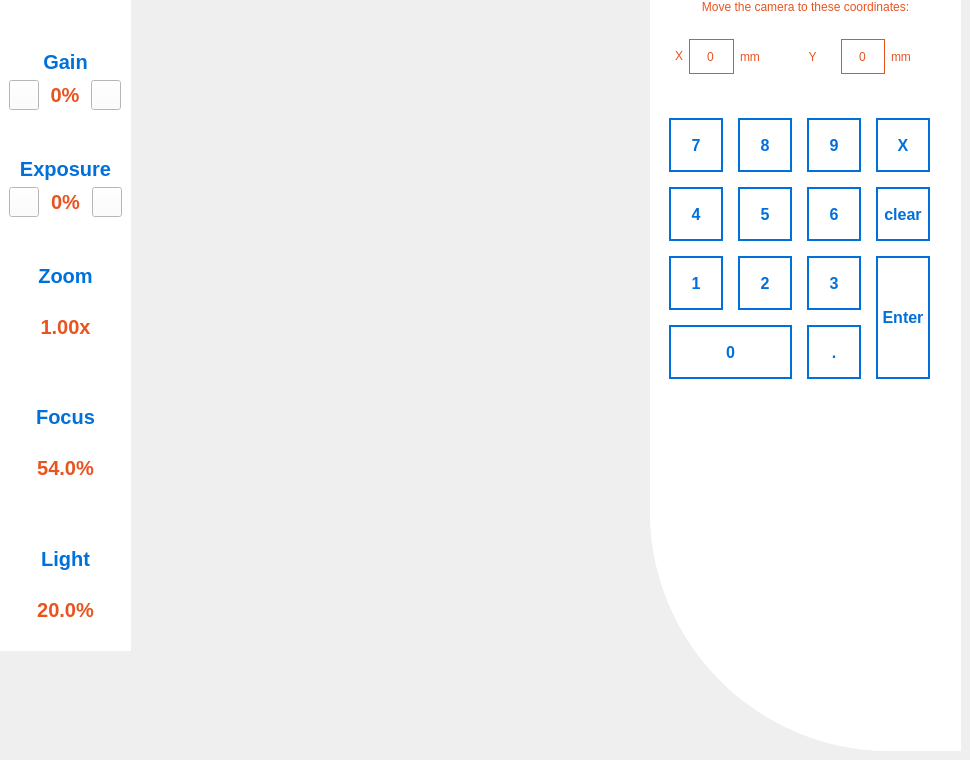
       <widget class="QWidget" name="visioRight" native="true">
        <property name="styleSheet">
         <string notr="true"/>
        </property>
        <widget class="NavButton" name="gotoRight" native="true">
         <property name="geometry">
          <rect>
           <x>230</x>
           <y>600</y>
           <width>90</width>
           <height>90</height>
          </rect>
         </property>
         <property name="styleSheet">
          <string notr="true"/>
         </property>
        </widget>
        <widget class="NavButton" name="pickUpRight" native="true">
         <property name="geometry">
          <rect>
           <x>360</x>
           <y>600</y>
           <width>90</width>
           <height>90</height>
          </rect>
         </property>
        </widget>
        <widget class="NavButton" name="speedCamRight" native="true">
         <property name="geometry">
          <rect>
           <x>490</x>
           <y>600</y>
           <width>90</width>
           <height>90</height>
          </rect>
         </property>
        </widget>
        <widget class="NavButton" name="moveCamRight" native="true">
         <property name="geometry">
          <rect>
           <x>830</x>
           <y>600</y>
           <width>90</width>
           <height>90</height>
          </rect>
         </property>
        </widget>
        <widget class="QFrame" name="configCamRightFrame">
         <property name="geometry">
          <rect>
           <x>0</x>
           <y>0</y>
           <width>131</width>
           <height>651</height>
          </rect>
         </property>
         <property name="styleSheet">
          <string notr="true">background-color: #fff;</string>
         </property>
         <layout class="QVBoxLayout" name="verticalLayout_5">
          <item>
           <widget class="QLabel" name="label_17">
            <property name="styleSheet">
             <string notr="true">color: #0070DB;
font-size: 20px;
font-weight: 700;</string>
            </property>
            <property name="text">
             <string>Gain</string>
            </property>
            <property name="alignment">
             <set>Qt::AlignmentFlag::AlignBottom|Qt::AlignmentFlag::AlignHCenter</set>
            </property>
           </widget>
          </item>
          <item>
           <layout class="QHBoxLayout" name="horizontalLayout_7">
            <property name="spacing">
             <number>1</number>
            </property>
            <item>
             <widget class="QPushButton" name="pushButton_5">
              <property name="sizePolicy">
               <sizepolicy hsizetype="Fixed" vsizetype="Fixed">
                <horstretch>0</horstretch>
                <verstretch>0</verstretch>
               </sizepolicy>
              </property>
              <property name="maximumSize">
               <size>
                <width>30</width>
                <height>30</height>
               </size>
              </property>
              <property name="text">
               <string/>
              </property>
              <property name="icon">
               <iconset resource="../../resources.qrc">
                <normaloff>:/icons/moins-wafer-circle.svg</normaloff>:/icons/moins-wafer-circle.svg</iconset>
              </property>
              <property name="iconSize">
               <size>
                <width>30</width>
                <height>30</height>
               </size>
              </property>
             </widget>
            </item>
            <item>
             <widget class="QLabel" name="label_18">
              <property name="sizePolicy">
               <sizepolicy hsizetype="Fixed" vsizetype="Fixed">
                <horstretch>0</horstretch>
                <verstretch>0</verstretch>
               </sizepolicy>
              </property>
              <property name="maximumSize">
               <size>
                <width>50</width>
                <height>50</height>
               </size>
              </property>
              <property name="styleSheet">
               <string notr="true">color: #E85420;
font-size: 20px;
font-weight: 700;</string>
              </property>
              <property name="text">
               <string>0%</string>
              </property>
              <property name="alignment">
               <set>Qt::AlignmentFlag::AlignCenter</set>
              </property>
             </widget>
            </item>
            <item>
             <widget class="QPushButton" name="pushButton_6">
              <property name="sizePolicy">
               <sizepolicy hsizetype="Fixed" vsizetype="Fixed">
                <horstretch>0</horstretch>
                <verstretch>0</verstretch>
               </sizepolicy>
              </property>
              <property name="maximumSize">
               <size>
                <width>30</width>
                <height>30</height>
               </size>
              </property>
              <property name="text">
               <string/>
              </property>
              <property name="icon">
               <iconset resource="../../resources.qrc">
                <normaloff>:/icons/plus-wafer-circle.svg</normaloff>:/icons/plus-wafer-circle.svg</iconset>
              </property>
              <property name="iconSize">
               <size>
                <width>30</width>
                <height>30</height>
               </size>
              </property>
             </widget>
            </item>
           </layout>
          </item>
          <item>
           <widget class="QLabel" name="label_19">
            <property name="styleSheet">
             <string notr="true">color: #0070DB;
font-size: 20px;
font-weight: 700;</string>
            </property>
            <property name="text">
             <string>Exposure</string>
            </property>
            <property name="alignment">
             <set>Qt::AlignmentFlag::AlignBottom|Qt::AlignmentFlag::AlignHCenter</set>
            </property>
           </widget>
          </item>
          <item>
           <layout class="QHBoxLayout" name="horizontalLayout_8">
            <item>
             <widget class="QPushButton" name="pushButton_7">
              <property name="sizePolicy">
               <sizepolicy hsizetype="Fixed" vsizetype="Fixed">
                <horstretch>0</horstretch>
                <verstretch>0</verstretch>
               </sizepolicy>
              </property>
              <property name="maximumSize">
               <size>
                <width>30</width>
                <height>30</height>
               </size>
              </property>
              <property name="text">
               <string/>
              </property>
              <property name="icon">
               <iconset resource="../../resources.qrc">
                <normaloff>:/icons/moins-wafer-circle.svg</normaloff>:/icons/moins-wafer-circle.svg</iconset>
              </property>
              <property name="iconSize">
               <size>
                <width>30</width>
                <height>30</height>
               </size>
              </property>
             </widget>
            </item>
            <item>
             <widget class="QLabel" name="label_20">
              <property name="sizePolicy">
               <sizepolicy hsizetype="Fixed" vsizetype="Fixed">
                <horstretch>0</horstretch>
                <verstretch>0</verstretch>
               </sizepolicy>
              </property>
              <property name="maximumSize">
               <size>
                <width>50</width>
                <height>50</height>
               </size>
              </property>
              <property name="styleSheet">
               <string notr="true">color: #E85420;
font-size: 20px;
font-weight: 700;</string>
              </property>
              <property name="text">
               <string>0%</string>
              </property>
              <property name="alignment">
               <set>Qt::AlignmentFlag::AlignCenter</set>
              </property>
             </widget>
            </item>
            <item>
             <widget class="QPushButton" name="pushButton_8">
              <property name="sizePolicy">
               <sizepolicy hsizetype="Fixed" vsizetype="Fixed">
                <horstretch>0</horstretch>
                <verstretch>0</verstretch>
               </sizepolicy>
              </property>
              <property name="maximumSize">
               <size>
                <width>30</width>
                <height>30</height>
               </size>
              </property>
              <property name="text">
               <string/>
              </property>
              <property name="icon">
               <iconset resource="../../resources.qrc">
                <normaloff>:/icons/plus-wafer-circle.svg</normaloff>:/icons/plus-wafer-circle.svg</iconset>
              </property>
              <property name="iconSize">
               <size>
                <width>30</width>
                <height>30</height>
               </size>
              </property>
             </widget>
            </item>
           </layout>
          </item>
          <item>
           <widget class="QLabel" name="label_21">
            <property name="styleSheet">
             <string notr="true">color: #0070DB;
font-size: 20px;
font-weight: 700;</string>
            </property>
            <property name="text">
             <string>Zoom</string>
            </property>
            <property name="alignment">
             <set>Qt::AlignmentFlag::AlignBottom|Qt::AlignmentFlag::AlignHCenter</set>
            </property>
           </widget>
          </item>
          <item>
           <widget class="QLabel" name="label_22">
            <property name="styleSheet">
             <string notr="true">color: #E85420;
font-size: 20px;
font-weight: 700;</string>
            </property>
            <property name="text">
             <string>1.00x</string>
            </property>
            <property name="alignment">
             <set>Qt::AlignmentFlag::AlignCenter</set>
            </property>
           </widget>
          </item>
          <item>
           <widget class="QLabel" name="label_23">
            <property name="styleSheet">
             <string notr="true">color: #0070DB;
font-size: 20px;
font-weight: 700;</string>
            </property>
            <property name="text">
             <string>Focus</string>
            </property>
            <property name="alignment">
             <set>Qt::AlignmentFlag::AlignBottom|Qt::AlignmentFlag::AlignHCenter</set>
            </property>
           </widget>
          </item>
          <item>
           <widget class="QLabel" name="label_24">
            <property name="styleSheet">
             <string notr="true">color: #E85420;
font-size: 20px;
font-weight: 700;</string>
            </property>
            <property name="text">
             <string>54.0%</string>
            </property>
            <property name="alignment">
             <set>Qt::AlignmentFlag::AlignCenter</set>
            </property>
           </widget>
          </item>
          <item>
           <widget class="QLabel" name="label_25">
            <property name="styleSheet">
             <string notr="true">color: #0070DB;
font-size: 20px;
font-weight: 700;</string>
            </property>
            <property name="text">
             <string>Light</string>
            </property>
            <property name="alignment">
             <set>Qt::AlignmentFlag::AlignBottom|Qt::AlignmentFlag::AlignHCenter</set>
            </property>
           </widget>
          </item>
          <item>
           <widget class="QLabel" name="label_26">
            <property name="styleSheet">
             <string notr="true">color: #E85420;
font-size: 20px;
font-weight: 700;</string>
            </property>
            <property name="text">
             <string>20.0%</string>
            </property>
            <property name="alignment">
             <set>Qt::AlignmentFlag::AlignCenter</set>
            </property>
           </widget>
          </item>
         </layout>
        </widget>
        <widget class="QWidget" name="moveRightCamWidget" native="true">
         <property name="geometry">
          <rect>
           <x>650</x>
           <y>0</y>
           <width>311</width>
           <height>751</height>
          </rect>
         </property>
         <property name="styleSheet">
          <string notr="true">background-color: #FFF;
border-bottom-left-radius: 240px;</string>
         </property>
         <layout class="QVBoxLayout" name="verticalLayout_7" stretch="0,5,45">
          <item>
           <widget class="QLabel" name="label_32">
            <property name="maximumSize">
             <size>
              <width>16777215</width>
              <height>16777215</height>
             </size>
            </property>
            <property name="styleSheet">
             <string notr="true">text-align: left;
font: normal normal bold 15px/15px Arial;
letter-spacing: 0px;
color: #E85420;
opacity: 1;</string>
            </property>
            <property name="text">
             <string>Move the camera to these coordinates:</string>
            </property>
            <property name="alignment">
             <set>Qt::AlignmentFlag::AlignCenter</set>
            </property>
            <property name="wordWrap">
             <bool>true</bool>
            </property>
           </widget>
          </item>
          <item>
           <layout class="QHBoxLayout" name="horizontalLayout_10">
            <property name="leftMargin">
             <number>25</number>
            </property>
            <property name="rightMargin">
             <number>25</number>
            </property>
            <item>
             <widget class="QLabel" name="label_33">
              <property name="sizePolicy">
               <sizepolicy hsizetype="Fixed" vsizetype="Fixed">
                <horstretch>0</horstretch>
                <verstretch>0</verstretch>
               </sizepolicy>
              </property>
              <property name="styleSheet">
               <string notr="true">text-align: left;
font: normal normal 20px/20px Arial;
letter-spacing: 0px;
color: #E85420;
opacity: 1;</string>
              </property>
              <property name="text">
               <string>X</string>
              </property>
             </widget>
            </item>
            <item>
             <widget class="QSpinBox" name="spinBox_3">
              <property name="sizePolicy">
               <sizepolicy hsizetype="Fixed" vsizetype="Fixed">
                <horstretch>0</horstretch>
                <verstretch>0</verstretch>
               </sizepolicy>
              </property>
              <property name="maximumSize">
               <size>
                <width>63</width>
                <height>35</height>
               </size>
              </property>
              <property name="styleSheet">
               <string notr="true">border: 1px solid #E85420;
text-align: center;
font: normal normal bold 15px/19px Arial;
letter-spacing: 0px;
color: #E85420;
</string>
              </property>
              <property name="alignment">
               <set>Qt::AlignmentFlag::AlignCenter</set>
              </property>
              <property name="buttonSymbols">
               <enum>QAbstractSpinBox::ButtonSymbols::NoButtons</enum>
              </property>
             </widget>
            </item>
            <item>
             <widget class="QLabel" name="label_34">
              <property name="styleSheet">
               <string notr="true">text-align: left;
font: normal normal 20px/20px Arial;
letter-spacing: 0px;
color: #E85420;
opacity: 1;</string>
              </property>
              <property name="text">
               <string>mm</string>
              </property>
             </widget>
            </item>
            <item>
             <widget class="QLabel" name="label_35">
              <property name="styleSheet">
               <string notr="true">text-align: left;
font: normal normal 20px/20px Arial;
letter-spacing: 0px;
color: #E85420;
opacity: 1;</string>
              </property>
              <property name="text">
               <string>Y</string>
              </property>
              <property name="alignment">
               <set>Qt::AlignmentFlag::AlignCenter</set>
              </property>
             </widget>
            </item>
            <item>
             <widget class="QSpinBox" name="spinBox_4">
              <property name="sizePolicy">
               <sizepolicy hsizetype="Fixed" vsizetype="Fixed">
                <horstretch>0</horstretch>
                <verstretch>0</verstretch>
               </sizepolicy>
              </property>
              <property name="maximumSize">
               <size>
                <width>63</width>
                <height>35</height>
               </size>
              </property>
              <property name="styleSheet">
               <string notr="true">border: 1px solid #E85420;
text-align: center;
font: normal normal bold 15px/19px Arial;
letter-spacing: 0px;
color: #E85420;
</string>
              </property>
              <property name="alignment">
               <set>Qt::AlignmentFlag::AlignCenter</set>
              </property>
              <property name="buttonSymbols">
               <enum>QAbstractSpinBox::ButtonSymbols::NoButtons</enum>
              </property>
             </widget>
            </item>
            <item>
             <widget class="QLabel" name="label_36">
              <property name="styleSheet">
               <string notr="true">text-align: left;
font: normal normal 20px/20px Arial;
letter-spacing: 0px;
color: #E85420;
opacity: 1;</string>
              </property>
              <property name="text">
               <string>mm</string>
              </property>
             </widget>
            </item>
           </layout>
          </item>
          <item>
           <widget class="QWidget" name="widget_2" native="true">
            <property name="layoutDirection">
             <enum>Qt::LayoutDirection::LeftToRight</enum>
            </property>
            <property name="styleSheet">
             <string notr="true">QPushButton {
border: 2px solid #0070DB;
background-color: #ffffff;
color: #0070DB;
font: 16px;
font-weight: 700;
font-family: arial;
width: 50px;
height: 50px;

}</string>
            </property>
            <widget class="QWidget" name="formLayoutWidget_2">
             <property name="geometry">
              <rect>
               <x>10</x>
               <y>10</y>
               <width>281</width>
               <height>281</height>
              </rect>
             </property>
             <layout class="QGridLayout" name="gridLayout_3">
              <item row="0" column="0">
               <widget class="QPushButton" name="btn7_d">
                <property name="sizePolicy">
                 <sizepolicy hsizetype="Fixed" vsizetype="Fixed">
                  <horstretch>0</horstretch>
                  <verstretch>0</verstretch>
                 </sizepolicy>
                </property>
                <property name="focusPolicy">
                 <enum>Qt::FocusPolicy::NoFocus</enum>
                </property>
                <property name="styleSheet">
                 <string notr="true"/>
                </property>
                <property name="text">
                 <string>7</string>
                </property>
               </widget>
              </item>
              <item row="1" column="1">
               <widget class="QPushButton" name="btn5_d">
                <property name="focusPolicy">
                 <enum>Qt::FocusPolicy::NoFocus</enum>
                </property>
                <property name="text">
                 <string>5</string>
                </property>
               </widget>
              </item>
              <item row="0" column="3">
               <widget class="QPushButton" name="btnBackspace_d">
                <property name="sizePolicy">
                 <sizepolicy hsizetype="Fixed" vsizetype="Fixed">
                  <horstretch>0</horstretch>
                  <verstretch>0</verstretch>
                 </sizepolicy>
                </property>
                <property name="focusPolicy">
                 <enum>Qt::FocusPolicy::NoFocus</enum>
                </property>
                <property name="text">
                 <string>X</string>
                </property>
               </widget>
              </item>
              <item row="3" column="2">
               <widget class="QPushButton" name="btnPoint_d">
                <property name="focusPolicy">
                 <enum>Qt::FocusPolicy::NoFocus</enum>
                </property>
                <property name="text">
                 <string>.</string>
                </property>
               </widget>
              </item>
              <item row="2" column="0">
               <widget class="QPushButton" name="btn1_d">
                <property name="focusPolicy">
                 <enum>Qt::FocusPolicy::NoFocus</enum>
                </property>
                <property name="text">
                 <string>1</string>
                </property>
               </widget>
              </item>
              <item row="1" column="0">
               <widget class="QPushButton" name="btn4_d">
                <property name="focusPolicy">
                 <enum>Qt::FocusPolicy::NoFocus</enum>
                </property>
                <property name="text">
                 <string>4</string>
                </property>
               </widget>
              </item>
              <item row="1" column="2">
               <widget class="QPushButton" name="btn6_d">
                <property name="focusPolicy">
                 <enum>Qt::FocusPolicy::NoFocus</enum>
                </property>
                <property name="text">
                 <string>6</string>
                </property>
               </widget>
              </item>
              <item row="2" column="3" rowspan="2">
               <widget class="QPushButton" name="btnEnter_d">
                <property name="sizePolicy">
                 <sizepolicy hsizetype="Fixed" vsizetype="Fixed">
                  <horstretch>0</horstretch>
                  <verstretch>0</verstretch>
                 </sizepolicy>
                </property>
                <property name="maximumSize">
                 <size>
                  <width>16777215</width>
                  <height>140</height>
                 </size>
                </property>
                <property name="focusPolicy">
                 <enum>Qt::FocusPolicy::NoFocus</enum>
                </property>
                <property name="acceptDrops">
                 <bool>false</bool>
                </property>
                <property name="layoutDirection">
                 <enum>Qt::LayoutDirection::RightToLeft</enum>
                </property>
                <property name="text">
                 <string>Enter</string>
                </property>
               </widget>
              </item>
              <item row="0" column="1">
               <widget class="QPushButton" name="btn8_d">
                <property name="sizePolicy">
                 <sizepolicy hsizetype="Fixed" vsizetype="Fixed">
                  <horstretch>0</horstretch>
                  <verstretch>0</verstretch>
                 </sizepolicy>
                </property>
                <property name="focusPolicy">
                 <enum>Qt::FocusPolicy::NoFocus</enum>
                </property>
                <property name="text">
                 <string>8</string>
                </property>
               </widget>
              </item>
              <item row="2" column="2">
               <widget class="QPushButton" name="btn3_d">
                <property name="focusPolicy">
                 <enum>Qt::FocusPolicy::NoFocus</enum>
                </property>
                <property name="text">
                 <string>3</string>
                </property>
               </widget>
              </item>
              <item row="2" column="1">
               <widget class="QPushButton" name="btn2_d">
                <property name="focusPolicy">
                 <enum>Qt::FocusPolicy::NoFocus</enum>
                </property>
                <property name="text">
                 <string>2</string>
                </property>
               </widget>
              </item>
              <item row="3" column="0" colspan="2">
               <widget class="QPushButton" name="btn0_d">
                <property name="focusPolicy">
                 <enum>Qt::FocusPolicy::NoFocus</enum>
                </property>
                <property name="text">
                 <string>0</string>
                </property>
               </widget>
              </item>
              <item row="0" column="2">
               <widget class="QPushButton" name="btn9_d">
                <property name="sizePolicy">
                 <sizepolicy hsizetype="Fixed" vsizetype="Fixed">
                  <horstretch>0</horstretch>
                  <verstretch>0</verstretch>
                 </sizepolicy>
                </property>
                <property name="focusPolicy">
                 <enum>Qt::FocusPolicy::NoFocus</enum>
                </property>
                <property name="text">
                 <string>9</string>
                </property>
               </widget>
              </item>
              <item row="1" column="3">
               <widget class="QPushButton" name="btnClear_d">
                <property name="focusPolicy">
                 <enum>Qt::FocusPolicy::NoFocus</enum>
                </property>
                <property name="text">
                 <string>clear</string>
                </property>
               </widget>
              </item>
             </layout>
            </widget>
           </widget>
          </item>
         </layout>
        </widget>
        <zorder>moveRightCamWidget</zorder>
        <zorder>gotoRight</zorder>
        <zorder>pickUpRight</zorder>
        <zorder>speedCamRight</zorder>
        <zorder>moveCamRight</zorder>
        <zorder>configCamRightFrame</zorder>
       </widget>
